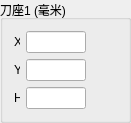
          <widget class="QGroupBox" name="groupBox_3">
           <property name="enabled">
            <bool>true</bool>
           </property>
           <property name="geometry">
            <rect>
             <x>10</x>
             <y>140</y>
             <width>131</width>
             <height>111</height>
            </rect>
           </property>
           <property name="title">
            <string>刀座1 (毫米)</string>
           </property>
           <layout class="QVBoxLayout" name="verticalLayout_5">
            <item>
             <layout class="QHBoxLayout" name="horizontalLayout_5">
              <item>
               <widget class="QLabel" name="labelSeatX_1">
                <property name="sizePolicy">
                 <sizepolicy hsizetype="Preferred" vsizetype="Preferred">
                  <horstretch>0</horstretch>
                  <verstretch>0</verstretch>
                 </sizepolicy>
                </property>
                <property name="minimumSize">
                 <size>
                  <width>6</width>
                  <height>20</height>
                 </size>
                </property>
                <property name="maximumSize">
                 <size>
                  <width>6</width>
                  <height>20</height>
                 </size>
                </property>
                <property name="text">
                 <string>X</string>
                </property>
               </widget>
              </item>
              <item>
               <widget class="QLineEdit" name="lineEditSeatX_1">
                <property name="sizePolicy">
                 <sizepolicy hsizetype="Preferred" vsizetype="Fixed">
                  <horstretch>0</horstretch>
                  <verstretch>0</verstretch>
                 </sizepolicy>
                </property>
                <property name="minimumSize">
                 <size>
                  <width>60</width>
                  <height>0</height>
                 </size>
                </property>
                <property name="maximumSize">
                 <size>
                  <width>60</width>
                  <height>16777215</height>
                 </size>
                </property>
                <property name="text">
                 <string/>
                </property>
                <property name="alignment">
                 <set>Qt::AlignRight|Qt::AlignTrailing|Qt::AlignVCenter</set>
                </property>
               </widget>
              </item>
              <item>
               <spacer name="horizontalSpacer_4">
                <property name="orientation">
                 <enum>Qt::Horizontal</enum>
                </property>
                <property name="sizeHint" stdset="0">
                 <size>
                  <width>40</width>
                  <height>20</height>
                 </size>
                </property>
               </spacer>
              </item>
             </layout>
            </item>
            <item>
             <layout class="QHBoxLayout" name="horizontalLayout_6">
              <item>
               <widget class="QLabel" name="labelSeatY_1">
                <property name="sizePolicy">
                 <sizepolicy hsizetype="Preferred" vsizetype="Preferred">
                  <horstretch>0</horstretch>
                  <verstretch>0</verstretch>
                 </sizepolicy>
                </property>
                <property name="minimumSize">
                 <size>
                  <width>6</width>
                  <height>20</height>
                 </size>
                </property>
                <property name="maximumSize">
                 <size>
                  <width>6</width>
                  <height>20</height>
                 </size>
                </property>
                <property name="text">
                 <string>Y</string>
                </property>
               </widget>
              </item>
              <item>
               <widget class="QLineEdit" name="lineEditSeatY_1">
                <property name="sizePolicy">
                 <sizepolicy hsizetype="Preferred" vsizetype="Fixed">
                  <horstretch>0</horstretch>
                  <verstretch>0</verstretch>
                 </sizepolicy>
                </property>
                <property name="minimumSize">
                 <size>
                  <width>60</width>
                  <height>0</height>
                 </size>
                </property>
                <property name="maximumSize">
                 <size>
                  <width>60</width>
                  <height>16777215</height>
                 </size>
                </property>
                <property name="text">
                 <string/>
                </property>
                <property name="alignment">
                 <set>Qt::AlignRight|Qt::AlignTrailing|Qt::AlignVCenter</set>
                </property>
               </widget>
              </item>
              <item>
               <spacer name="horizontalSpacer_5">
                <property name="orientation">
                 <enum>Qt::Horizontal</enum>
                </property>
                <property name="sizeHint" stdset="0">
                 <size>
                  <width>40</width>
                  <height>20</height>
                 </size>
                </property>
               </spacer>
              </item>
             </layout>
            </item>
            <item>
             <layout class="QHBoxLayout" name="horizontalLayout_7">
              <item>
               <widget class="QLabel" name="labelSeatH_1">
                <property name="sizePolicy">
                 <sizepolicy hsizetype="Preferred" vsizetype="Preferred">
                  <horstretch>0</horstretch>
                  <verstretch>0</verstretch>
                 </sizepolicy>
                </property>
                <property name="minimumSize">
                 <size>
                  <width>6</width>
                  <height>20</height>
                 </size>
                </property>
                <property name="maximumSize">
                 <size>
                  <width>6</width>
                  <height>20</height>
                 </size>
                </property>
                <property name="text">
                 <string>H</string>
                </property>
               </widget>
              </item>
              <item>
               <widget class="QLineEdit" name="lineEditSeatH_1">
                <property name="sizePolicy">
                 <sizepolicy hsizetype="Preferred" vsizetype="Fixed">
                  <horstretch>0</horstretch>
                  <verstretch>0</verstretch>
                 </sizepolicy>
                </property>
                <property name="minimumSize">
                 <size>
                  <width>60</width>
                  <height>0</height>
                 </size>
                </property>
                <property name="maximumSize">
                 <size>
                  <width>60</width>
                  <height>16777215</height>
                 </size>
                </property>
                <property name="text">
                 <string/>
                </property>
                <property name="alignment">
                 <set>Qt::AlignRight|Qt::AlignTrailing|Qt::AlignVCenter</set>
                </property>
               </widget>
              </item>
              <item>
               <spacer name="horizontalSpacer_6">
                <property name="orientation">
                 <enum>Qt::Horizontal</enum>
                </property>
                <property name="sizeHint" stdset="0">
                 <size>
                  <width>40</width>
                  <height>20</height>
                 </size>
                </property>
               </spacer>
              </item>
             </layout>
            </item>
           </layout>
          </widget>
